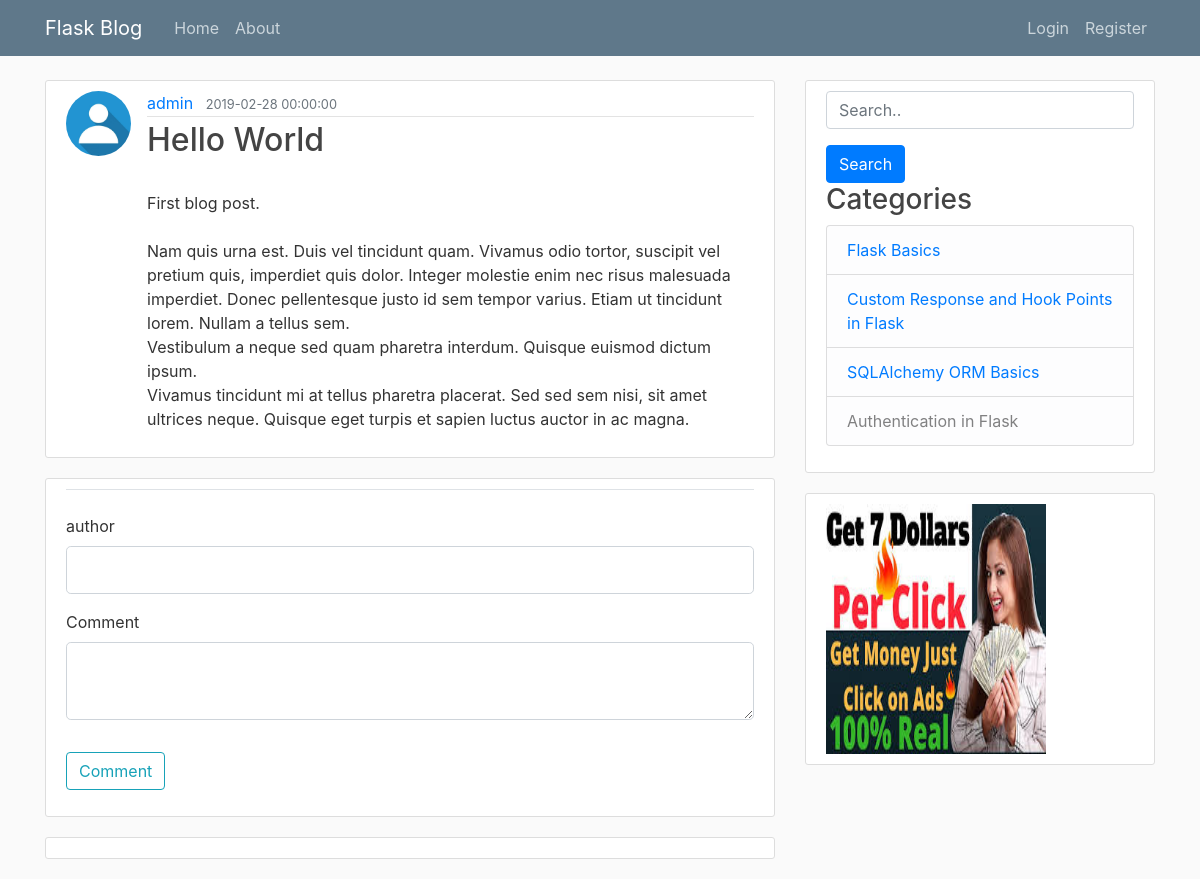
/post/1, run on the app's committed database.
### flaskblog/models.py (models this page shows, shortened)
class User(db.Model, UserMixin):
    id = db.Column(db.Integer, primary_key=True)
    username = db.Column(db.String(20), unique=True, nullable=False)
    email = db.Column(db.String(120), unique=True, nullable=False)
    password = db.Column(db.String(60), nullable=False)
    image_file = db.Column(db.String(20), nullable=False,
                           default='default.jpg')
    Posts = db.relationship('Post', backref='author', lazy=True)

class Post(db.Model):
    id = db.Column(db.Integer, primary_key=True)
    title = db.Column(db.String(100), nullable=False)
    date_posted = db.Column(db.DateTime, nullable=False,
                            default=datetime.utcnow)
    content = db.Column(db.Text(), nullable=False)
    user_id = db.Column(db.Integer, db.ForeignKey('user.id'), nullable=False)

### flaskblog/posts/routes.py (the view)
@posts.route("/post/<string:post_id>")
def post(post_id):
    sql = db.text("SELECT * FROM Post WHERE id={}".format(post_id))
    post = db.session.query(Post).from_statement(sql).first()
    form = CommentForm()
    comment = Comment.query.filter_by(post_id=post_id).all()
    return render_template('post.html', title=post.title, post=post,comments=comment,form=form)

### flaskblog/posts/forms.py
class CommentForm(FlaskForm):
    author = StringField('author', validators=[DataRequired()])
    content = TextAreaField('Comment', validators=[DataRequired()])
    submit = SubmitField('Comment')

### flaskblog/templates/post.html (shortened to what this page needs)
{% extends "layout.html" %}
{% block content %}
    <article class="media content-section">
        <img class="rounded-circle article-img" src="{{ url_for('static', filename='profile_pics/' + post.author.image_file) }}">
        <div class="media-body">
            <div class="article-metadata">
                <a class="mr-2" href="{{ url_for('users.user_posts', username=post.author.username) }}">{{ post.author.username }}</a>
                <small class="text-muted">{{ post.date_posted }}</small>
            </div>
            <h2 class="article-title">{{ post.title }}</h2>
            <p class="article-content">{{ post.content|safe }}</p>
        </div>
    </article>
    <div class="content-section">
        <form method="POST" action="">
            <fieldset class="form-group">
                <legend class="border-bottom mb-4">{{ legend }}</legend>
                <div class="form-group">
                    {{ form.author.label(class="form-control-label") }}
                    {% if form.author.errors %}
                        {{ form.author(class="form-control form-control-lg is-invalid") }}
                        <div class="invalid-feedback">
                            {% for error in form.author.errors %}
                                <span>{{ error }}</span>
                            {% endfor %}
                        </div>
                    {% else %}
                        {{ form.author(class="form-control form-control-lg") }}
                    {% endif %}
                </div>
                <div class="form-group">
                    {{ form.content.label(class="form-control-label") }}
                    {% if form.content.errors %}
                        {{ form.content(class="form-control form-control-lg is-invalid") }}
                        <div class="invalid-feedback">
                            {% for error in form.content.errors %}
                                <span>{{ error }}</span>
                            {% endfor %}
                        </div>
                    {% else %}
                        {{ form.content(class="form-control form-control-lg") }}
                    {% endif %}
                </div>
            </fieldset>
            <div class="form-group">
                {{ form.submit(class="btn btn-outline-info") }}
            </div>
        </form>
    </div>
  <div class="content-section">
  </div>
{% endblock content %}

### flaskblog/static/main.css (style rules this page uses)
body { background: #fafafa; color: #333333; margin-top: 5rem; }
h1, h2, h3, h4, h5, h6 { color: #444444; }
.content-section { background: #ffffff; padding: 10px 20px; border: 1px solid #dddddd; border-radius: 3px; margin-bottom: 20px; }
.article-title { color: #444444; }
.article-content { white-space: pre-line; }
.article-img { height: 65px; width: 65px; margin-right: 16px; }
.article-metadata { padding-bottom: 1px; margin-bottom: 4px; border-bottom: 1px solid #e3e3e3 }

### data on the page
User: image_file (placeholder picture), author.username "admin"
Post: date_posted "2019-02-28 00:00:00", title "Hello World", content "First blog post. Nam quis urna est. Duis vel tincidunt quam. Vivamus odio tortor, suscipit vel pretium quis, imperdiet quis dolor. Integer molestie enim nec risus malesuada imperdiet. Donec pellentesque justo id sem tempor varius. Etiam ut tincidunt lorem. Nullam a tellus sem. Vestibulum a neque sed quam pharetra interdum. Quisque euismod dictum ipsum. Vivamus tincidunt mi at tellus pharetra placerat. Sed sed sem nisi, sit amet ultrices neque. Quisque eget turpis et sapien luctus auctor in ac magna."
